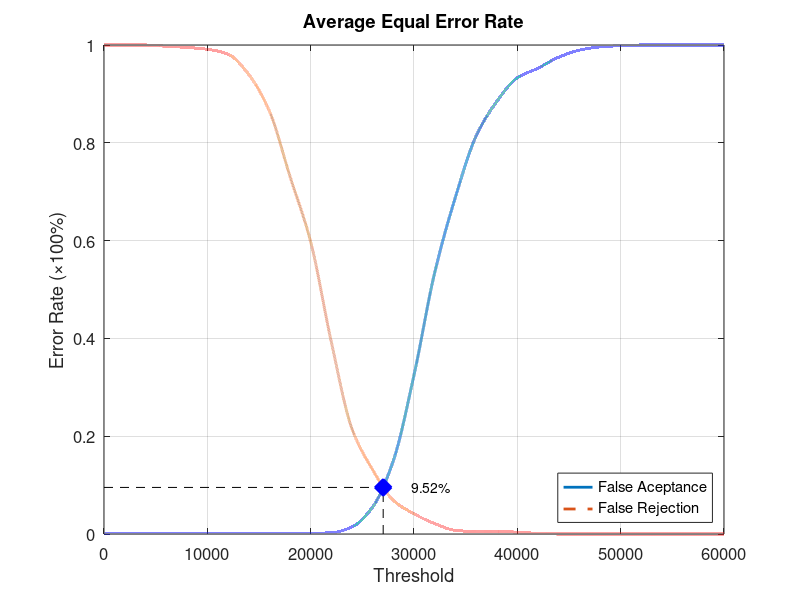
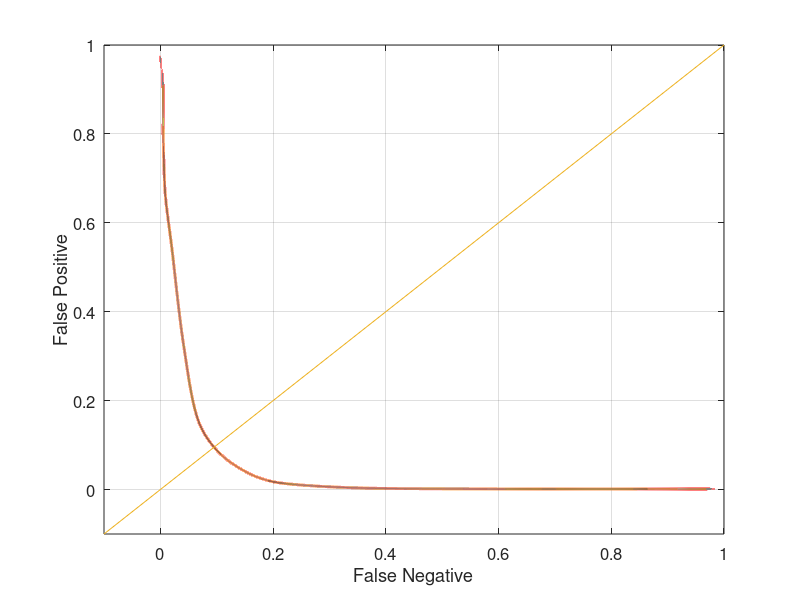

These charts were generated, in order, by the following MATLAB code:
function yEER = Experiment2Average
close all;
clear;
clc;
x = 0:2000:60000;
xq = 0:0.5:60000;

y0 = [0 0.00131579 0.00131579 0.00131579 0.00131579 0.00131579 0.00131579 0.00131579 0.00131579 0.00131579 0.00131579 0.00263158 0.0144737 0.0552632 0.15 0.325 0.534211 0.688158 0.813158 0.884211 0.932895 0.952632 0.975 0.989474 0.996053 0.998684 1 1 1 1 1];
yy0 = interp1(x, y0, xq, 'pchip');
y1 = [1 1 1 0.9975 0.995 0.99125 0.98125 0.94 0.865 0.73125 0.5975 0.3925 0.215 0.13125 0.06875 0.04125 0.02125 0.0075 0.005 0.005 0.00375 0.00125 0 0 0 0 0 0 0 0 0];
yy1 = interp1(x, y1, xq, 'pchip');

% Calculating EER: 
y2 = abs(y0 - y1);
find(y2 == min(y2))
yy2 = abs(yy0 - yy1);
xEER = find(yy2 == min(yy2));
xEERIndex = xq(xEER) % X-axis EER
yEER = yy0(xEER) % Y-axis EER

main = figure
plot(xq, yy0,'-','LineWidth', 2);	hold on
plot(xq, yy1,'--','LineWidth', 2);	hold on
plot([xEERIndex xEERIndex], [0 yEER], 'k--');	hold on
plot([0 xEERIndex], [yEER yEER], 'k--');	hold on
plot(xEERIndex, yEER, 'bx', 'LineWidth', 10);	hold on
text(xEERIndex + 10 * xEERIndex / 100, yEER, [num2str(round((10000 * yEER)) / 100) '%'])
legend('False Aceptance', 'False Rejection', 'Location', 'SouthEast')
xlabel('Threshold')
ylabel('Error Rate (\times100%)')
title('Average Equal Error Rate')
set(gca, 'FontSize', 12)
axis([0 60000 0 1])
grid on

print(main, 'Experiment2AverageMain', '-dpng');
FNRxFPR = figure('Color', [1 1 1]);
plot(yy1, yy0, '-', yy1, yy0, 'LineWidth', 2);
hold on
y = -0.1:0.1:1
plot(y, y); 
set(gca, 'FontSize', 12)
xlabel('False Negative')
ylabel('False Positive')
axis([-0.1 1 -0.1 1])
set(gca, 'FontSize', 12)
grid on

print(FNRxFPR, 'Experiment2AverageFNRxFPR','-dpng');
end
